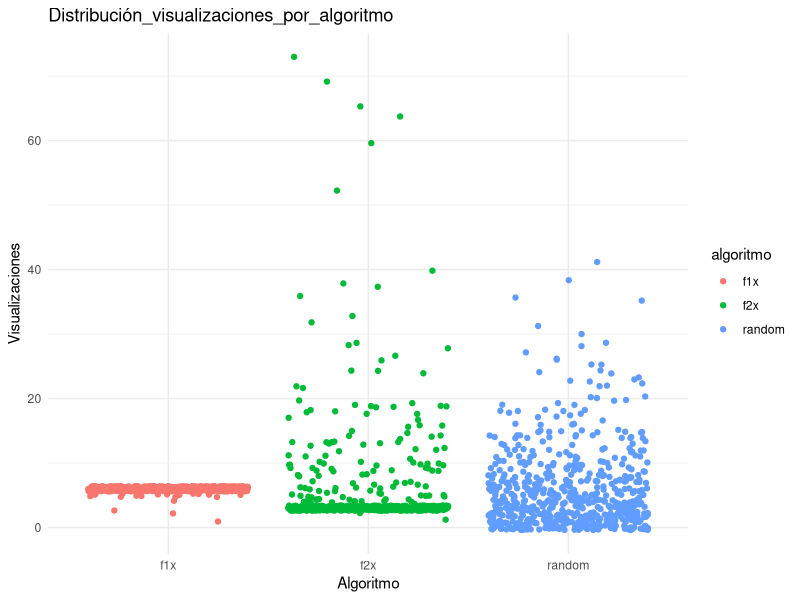
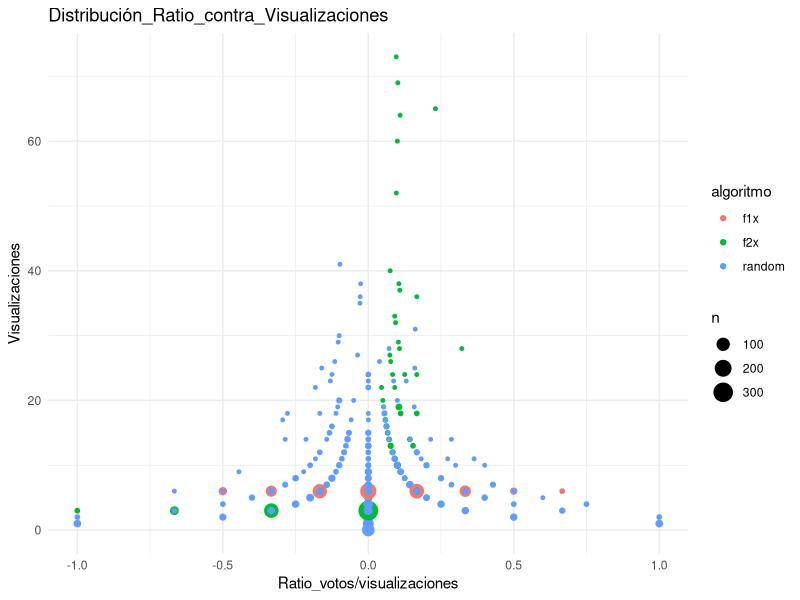

The R script that drew these images, in order:
## ---- chunk 1
knitr::opts_chunk$set(echo = TRUE)
## ---- chunk 2
mixingfun <- function(dislist, beta, total_votos){
  #La funcion devuelve un tibble con los valores para las 3 dimensiones y la distribucion original de donde proviene cada valor
  
  #dislist: Tiene que ser una lista de 3 elementos nombrada como "n","means" y "cov_mat" con un vector de longitud K, una lista de longitud K con vectores de longitud 3 y una lista de longitud K con matrices 3 x 3. El primer elemento marca la cantidad de sujetos a extraer de cada distribucion, el segundo elemento la media de cada distribucion y el ultimo la matriz de covarianza de cada distribucion.  
  
  library(MASS)
  library(tidyverse)
  
  pmap(
    dislist,
    function(n, means, cov_mat) mvrnorm(n, means, cov_mat) #Genero los muestreos de la distribucion multivariada
  ) %>% 
    lapply(as.data.frame) %>%  #Convierte cada matriz de la lista en dataframe
    bind_rows() %>% #Une la lista de matrices en un solo dataframe
    rename(Dim1 = V1,Dim2 = V2,Dim3 = V3) %>% #Cambia los nombres de las 3 columnas a algo mas representativo
    mutate( #Creo una nueva variable para indicar de que distribucion proviene originalmente cada valor
      Dist = rep( 
        1:length(dislist$n), dislist$n #Pongo un numero para cada distribucion y lo repito segun cuantos datos hay provenientes de esa distribucion
      ),
      Beta = beta,
      Votos_positivos = rbinom(sum(dislist$n), c(1:total_votos), prob = beta)
    ) %>%
    tibble() #Convierto el resultado final en un tibble
  
}

## ---- chunk 3
dist <- mixingfun(list("n" = c(200,300,100), # n de cada distribucion
                       "means" = list(c(2,2,2),c(1,1,1),c(0,0,0)), # lista con vectores de medias para cada dist
                       "cov_mat" = list(diag(1,3,3),diag(1,3,3),diag(1,3,3))), # lista con matrices de covarianza
                  rbeta(600,4,2),#Distribucion beta, n == sum(list$n)
                  2) #Size de distribucion binomial 
## ---- chunk 4
Voting <- function(pool_ideas, par, k, vpos, vneg, k_method = "random"){
  
  #Chequea fila por fila si se encuentra la opinion del participante
  check <- function(x){
    x%in%par
  }
  
  #Si se encuentra la idea del participante, se la elimina del pool de seleccion
  O_pool <- pool_ideas[-which(sapply(pool_ideas, check))[1],] %>%
    as_tibble
  
  #Condicional para chequear si el pool de ideas tiene por lo menos k filas
  if(nrow(O_pool) >= k)
  {
    
    #Condicionales para elegir algoritmos de seleccion
    if(k_method == "A"){
      
      k_opinion <- algoritmo_seleccion_f1x(O_pool, k)
      
    } else if(k_method == "B"){
      
      k_opinion <- algoritmo_seleccion_f2x(O_pool, k)
      
    }
    
    else{
      #Sampleo aleatorio
      k_opinion <- sample_n(O_pool, k, replace = F)
    }
    
    O_pool$visualizaciones[which(O_pool$ID%in%k_opinion$ID)] <- O_pool$visualizaciones[which(O_pool$ID%in%k_opinion$ID)] + 1 #se suma 1 a la dimension "visualizacion" del df a las ideas I presentes 
    # en 
    
    #k vectores con las dimensiones de k_opinion
    k2_noid <- k_opinion[,which(grepl("Dim", colnames(O_pool)))]
    
    #Distancia entre participante y k
    distance_i_j <- function(x){
      abs(par) - abs(x)
    }
    
    #Matriz de k filas con el resultado de la diferencia
    Dij <- apply(k2_noid,1, distance_i_j)
    
    Dij <- bind_rows(Dij)
    
    #Se pasan a valores absolutos todos los numeros
    Dij <- abs(Dij)
    
    #Inversa de la distancia, se elevan todos los valores a la -1
    sumDij_inverse <- sum(Dij**-1)
    
    #Probabilidad de cada vector de valores de ser elegido en base a la sumatoria de todas las distancias
    Probs_vpos <- function(x){
      (x**-1) / sumDij_inverse
    }
    
    Poij_pos<- sapply(Dij, Probs_vpos)
    
    #Condicional para votos positivos, chequea si el participante tiene votos positivos
    if(vpos > 0){
      
      #se samlea vpos con las probabilidades de cada fila/vector
      Voted_pos <- sample_n(k_opinion, vpos, prob = c(Poij_pos), replace = T)
      
      #se suma 1 punto a la idea que se corresponde con el valor minimo
      O_pool$V_pos[which(O_pool$ID%in%Voted_pos$ID)] <- O_pool$V_pos[which(O_pool$ID%in%Voted_pos$ID)] + 1 
      
    }
    
    
    #Sumatoria de todas las distancias
    sumDij <- sum(Dij)
    
    #Probabilidad de voto negativo
    Probs_vneg <- function(x){
      x / sumDij
    }
    
    Poij_neg<- sapply(Dij, Probs_vneg)
    
    #Condicional para votos negativos, chequea si el participante tiene votos negativos
    if(vneg > 0){
      
      #Se samplea vneg de k_opinion con probabilidades de voto negativo para cada vector
      Voted_neg <- sample_n(k_opinion,vneg, prob = c(Poij_neg), replace = T)
      
      #se suma 1 punto a la idea que se corresponde con el valor minimo
      O_pool$V_neg[which(O_pool$ID%in%Voted_neg$ID)] <- O_pool$V_neg[which(O_pool$ID%in%Voted_neg$ID)] + 1 
      
    }
    
    #Ratio Votos/visualizaciones
    O_pool$ratio_votos_vis[which(O_pool$ID%in%k_opinion$ID)] <- (O_pool$V_pos[which(O_pool$ID%in%k_opinion$ID)]-
                                                                   O_pool$V_neg[which(O_pool$ID%in%k_opinion$ID)])/O_pool$visualizaciones[which(O_pool$ID%in%k_opinion$ID)]
    
    return(O_pool)
    
  }
  
  else{
    return(pool_ideas)
  }
  
}
## ---- chunk 5
Opinion_pool <-function(dist, k,
                        k_method = "random"){
  
  #shuffle_dist: espera los resultados de shuffle_dist
  #k: numero de ideas que cada participante va a ver (numero entero)
  #total_votos: numero entero, cantidad de votos disponibles para el participante
  #par_num_iteration: cantidad de participantes por iteracion [FALTA ACLARAR QUE PASA CON ESTE ARGUMENTO]
  #k_method: criterio de seleccion de k, puede ser "random" (default), "A" o "B"
  
  library(tidyverse)
  
  
  
  #nuevo dataframe con las dimensiones de shuffled_dist
  par_pool <- dist[,which(grepl("Dim", colnames(dist)) | grepl("Votos", colnames(dist)))]
  
  #Se obtiene la cantidad total de votos para computar cantidad de votos negativos
  total_votos <- max(dist$Votos_positivos)
  
  #dataframe vacio para incorporar resultados del repeat loop
  O_pool <- tibble(NULL)
  
  repeat{
    
    #se selecciona primera fila 
    par_n <- par_pool[c(1:1),]
    
    #se selecciona solo los valores de la opinion del participante (Dim)
    par_dim_only <- par_n[, which(grepl("Dim", colnames(dist)))]
    
    #se arma un tibble con las dimensiones de par_n
    looping_tbl <- tibble(
      "ID" = sum(nrow(O_pool), 1),
      par_dim_only,
      "visualizaciones"=0, 
      "V_pos"=0,
      "V_neg" = 0,
      "ratio_votos_vis"= 0) 
    
    #incorpora la fila armada a O_pool
    O_pool <- bind_rows(O_pool,looping_tbl)
    
    #Se restan los votos positivos del total de votos para obtener la cantidad de votos negativos
    Votos_negativos <- abs(par_n$Votos_positivos - total_votos)
    
    #se guardan los resultados de la funcion Voting
    Voting_loop <- Voting(O_pool, par_dim_only, k, par_n$Votos_positivos, Votos_negativos, k_method)
    
    #se sobrescribe O_pool con los resultados de la votacion
    #se actualizan visualizaciones, votos positivos y negativos y el grado de conseso
    O_pool <- Voting_loop
    
    
    #se elimina la primera fila del pool de participantes
    par_pool <- par_pool[-c(1:1),]
    
    #el loop se rompe cuando no quedan mas filas en el pool de participantes
    if(nrow(par_pool) == 0)
      break
  }
  
  return(O_pool)
}
## ---- chunk 6
algoritmo_seleccion_f1x <- function(O_pool, k){
  
  #Se reordena aleatoriamente el dataframe
  #Se hace para evitar que, en caso de empate de visualizaciones,
  #todos los valores minimos tengan iguales probabilidades de ser seleccionados
  #al subsetear las últimas k filas del dataset
  O_pool <- sample_n(O_pool, nrow(O_pool))
  
  #Se obtienen k valores de los ultimos puestos del dataframe
  k_opinion<- O_pool[order(O_pool$visualizaciones, decreasing = T),] %>%
    slice_tail(n = k)
  
  return(k_opinion)
  
}
## ---- chunk 7
algoritmo_seleccion_f2x<- function(O_pool, k){
  
  #Se reordena aleatoriamente el dataframe
  #Se hace para evitar que, en caso de empate de visualizaciones,
  #todos los valores minimos tengan iguales probabilidades de ser seleccionados
  #al subsetear las últimas k filas del dataset
  O_pool <- sample_n(O_pool, nrow(O_pool))
  
  #Se subsetean las últimas k/2 filas del dataset ordenado de forma decreciente segun visualizaciones
  k_opinion_low<- O_pool[order(O_pool$visualizaciones, decreasing = T),] %>%
    slice_tail(n = k/2)
  
  #Se subsetean las primeras k/2 filas del dataset ordenado de forma decreciente segun ratio votos-visualizaciones
  k_opinion_high <- O_pool[order(O_pool$ratio_votos_vis, decreasing = T),] %>%
    slice_head(n = k/2)
  
  #Se combinan las filas de ambos subsets para formar k opinones que seran presentadas al participante
  k_opinion <- bind_rows(k_opinion_low, k_opinion_high)
  
  return(k_opinion)
  
}
## ---- chunk 8
O_random <- Opinion_pool(dist, 6)
O_A <- Opinion_pool(dist, 6, k_method = "A")
O_B <- Opinion_pool(dist, 6, k_method = "B")

## ---- chunk 9
super_df <- bind_rows(O_A, O_B, O_random)

super_df<-super_df %>%
  mutate(
    algoritmo = rep(c("f1x", "f2x", "random"), c(600,600,600))
  )

#distribucion de visualizaciones
library(ggplot2)
ggplot(super_df, aes (algoritmo,visualizaciones,col=algoritmo)) +
  geom_jitter() + 
  labs(x="Algoritmo",y="Visualizaciones",title="Distribución_visualizaciones_por_algoritmo") +
  theme_minimal()
## ---- chunk 10
ggplot(super_df,aes(ratio_votos_vis,visualizaciones,col=algoritmo)) + 
  geom_count() + 
  labs(x="Ratio_votos/visualizaciones",y="Visualizaciones", title="Distribución_Ratio_contra_Visualizaciones") +
  theme_minimal()
